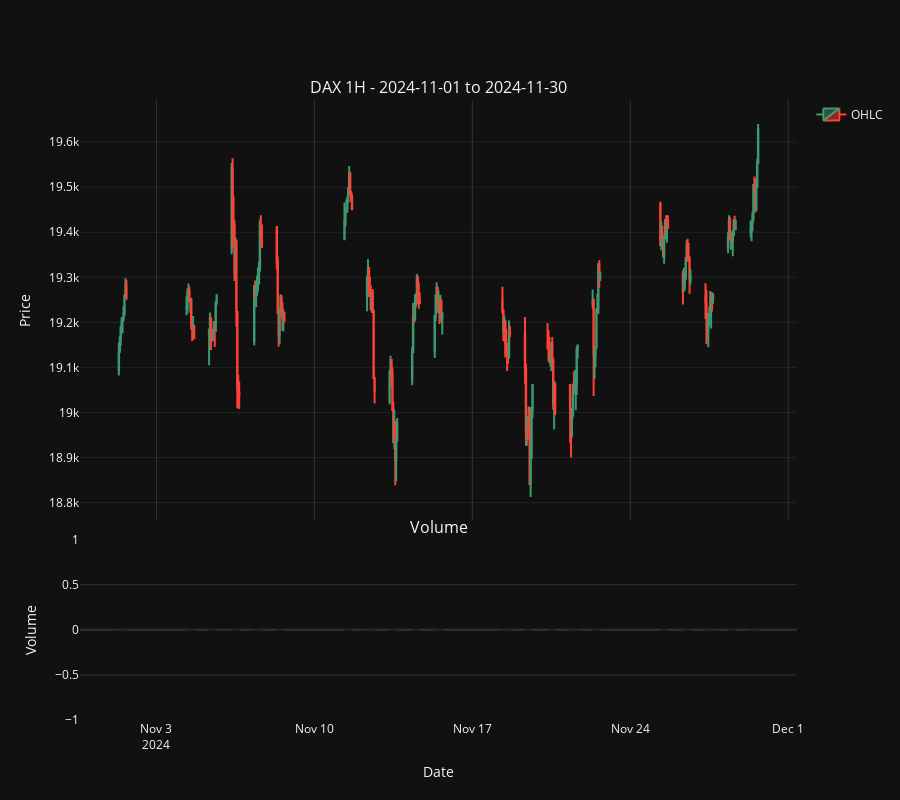

Notebook code for this chart:
### Markdown cell above
## 6. Manual Pattern Identification

### Code cell
def plot_date_range(symbol="DAX", timeframe="1H", start_date=None, end_date=None):
    """
    Plot a specific date range for detailed pattern inspection
    
    Example:
        plot_date_range("DAX", "1H", "2024-01-15", "2024-01-25")
    """
    conn = get_connection()
    
    query = """
        SELECT timestamp, open, high, low, close, volume
        FROM ohlc
        WHERE symbol = %s
          AND timeframe = %s
          AND timestamp BETWEEN %s AND %s
        ORDER BY timestamp
    """
    
    df = pl.read_database(
        query, 
        conn, 
        execute_options={"parameters": (symbol, timeframe, start_date, end_date)}
    )
    conn.close()
    
    title = f"{symbol} {timeframe} - {start_date} to {end_date}"
    fig = plot_candlestick(df, title)
    return fig

fig = plot_date_range("DAX", "1H", "2024-11-01", "2024-11-30")
fig.show()

### Figure 1 — Plotly figure (JSON) as saved in the notebook; plotly's stock layout.template omitted (floating-point values rounded to 4 significant figures; data arrays with more than 128 entries replaced by an {"elided": "..."} marker saying what was removed)
{"data": [{"hovertemplate": "<b>Price: %{y:,.2f}</b><extra></extra>", "marker": {"color": "rgba(0,0,0,0)", "size": 0.1}, "mode": "markers", "name": "Price Level", "showlegend": false, "type": "scatter", "x": {"elided": "19089 str values"}, "xaxis": "x", "y": {"elided": "19089 float values"}, "yaxis": "y"}, {"close": {"elided": "189 float values"}, "high": {"elided": "189 float values"}, "hoverinfo": "text+x", "hovertext": {"elided": "189 str values"}, "low": {"elided": "189 float values"}, "name": "OHLC", "open": {"elided": "189 float values"}, "type": "candlestick", "x": {"elided": "189 str values"}, "xaxis": "x", "yaxis": "y"}, {"marker": {"color": {"elided": "189 str values"}}, "name": "Volume", "showlegend": false, "type": "bar", "x": {"elided": "189 str values"}, "xaxis": "x2", "y": {"elided": "189 int values"}, "yaxis": "y2"}], "layout": {"annotations": [{"font": {"size": 16}, "showarrow": false, "text": "DAX 1H - 2024-11-01 to 2024-11-30", "x": 0.5, "xanchor": "center", "xref": "paper", "y": 1.0, "yanchor": "bottom", "yref": "paper"}, {"font": {"size": 16}, "showarrow": false, "text": "Volume", "x": 0.5, "xanchor": "center", "xref": "paper", "y": 0.291, "yanchor": "bottom", "yref": "paper"}], "height": 800, "hovermode": "closest", "xaxis": {"anchor": "y", "domain": [0, 1], "matches": "x2", "rangeslider": {"visible": false}, "showticklabels": false}, "xaxis2": {"anchor": "y2", "domain": [0, 1], "showspikes": true, "spikecolor": "rgba(150, 150, 150, 0.5)", "spikedash": "dot", "spikemode": "across", "spikesnap": "cursor", "spikethickness": 1, "title": {"text": "Date"}}, "yaxis": {"anchor": "x", "domain": [0.321, 1.0], "gridcolor": "rgba(100, 100, 100, 0.2)", "showgrid": true, "showspikes": true, "spikecolor": "rgba(255, 255, 255, 0.8)", "spikedash": "solid", "spikemode": "across+toaxis+marker", "spikesnap": "cursor", "spikethickness": 2, "title": {"text": "Price"}}, "yaxis2": {"anchor": "x2", "domain": [0, 0.291], "title": {"text": "Volume"}}}}
